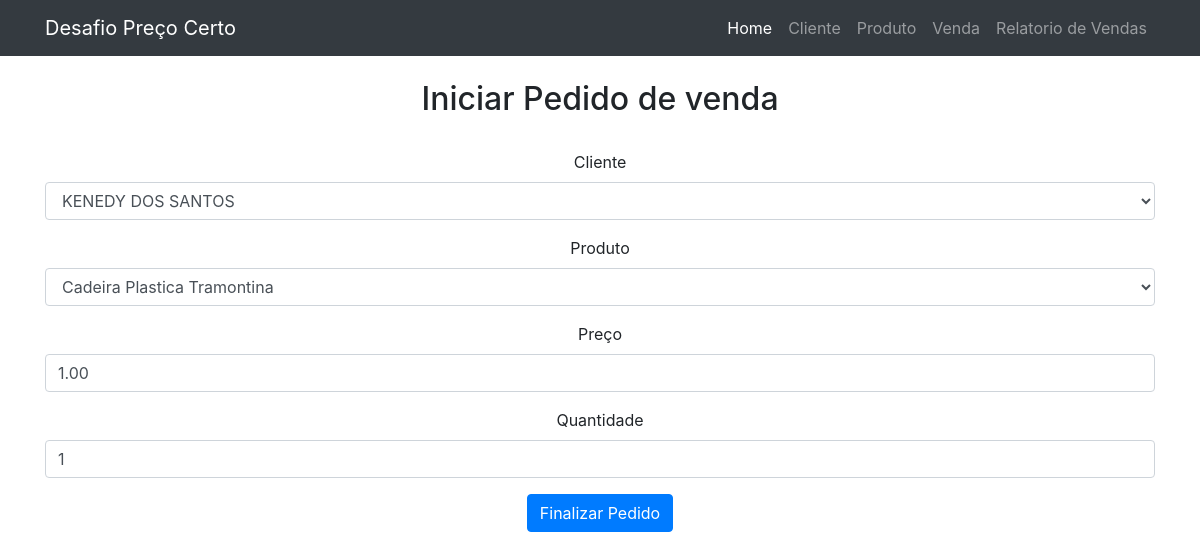
The page /core/editar/1/ on the database its author committed.
### vendas/models.py (models this page shows, shortened)
class Pedido(models.Model):
	cliente = models.ForeignKey(Cliente, on_delete=models.CASCADE)
	produto = models.ForeignKey(Produto, on_delete=models.CASCADE)
	preco = models.DecimalField('Preço', max_digits=7, decimal_places=2)
	quantidade = models.IntegerField('Quantidade')
	data = models.DateField('Criado em', auto_now_add=True)
	def calcula(self):
		return self.preco / self.quantidade
	preco_medio = property(calcula)
	def total(self):
		return self.preco * self.quantidade
	sub_total = property(total)
	class Meta:
		verbose_name = 'Pedido'
		verbose_name_plural = 'Pedidos'
		ordering = ['cliente']

### core/views.py (the view)
# urls.py: path('editar/<int:id_pedido>/', views.editar, name='editar'),
def editar(request, id_pedido):
	edite = get_object_or_404(Pedido, id=id_pedido)
	if request.method == 'POST':
		form = PedidoForm(request.POST, instance=edite)
		if form.is_valid():
			form.save()
			return redirect('relatorio')
	else:
		form = PedidoForm(instance=edite)
	return render(request, 'core/pedido.html',{'form':form})

### vendas/forms.py
class PedidoForm(ModelForm):
	class Meta:
		model = Pedido
		fields = '__all__'

### clinte/models.py (called while the page is built)
	def __str__(self):
		return self.nome

### produto/models.py (called while the page is built)
	def __str__(self):
		return self.nome

### core/templates/core/pedido.html (shortened to what this page needs)
{% extends "base.html" %}
{% load bootstrap4 %}
{% block body %}
<br>
<h2>Iniciar Pedido de venda</h2>
<br>
	<div class="row">
		<div class="col-md-12">
			<form method="post">
				{%bootstrap_form form%}
				<button class="btn btn-primary" type="submit">Finalizar Pedido</button>
			</form>
{% endblock body %}

### rows shown on the page
Pedido: cliente "KENEDY DOS SANTOS", produto "Cadeira Plastica Tramontina", preco "1.00", quantidade "1"
